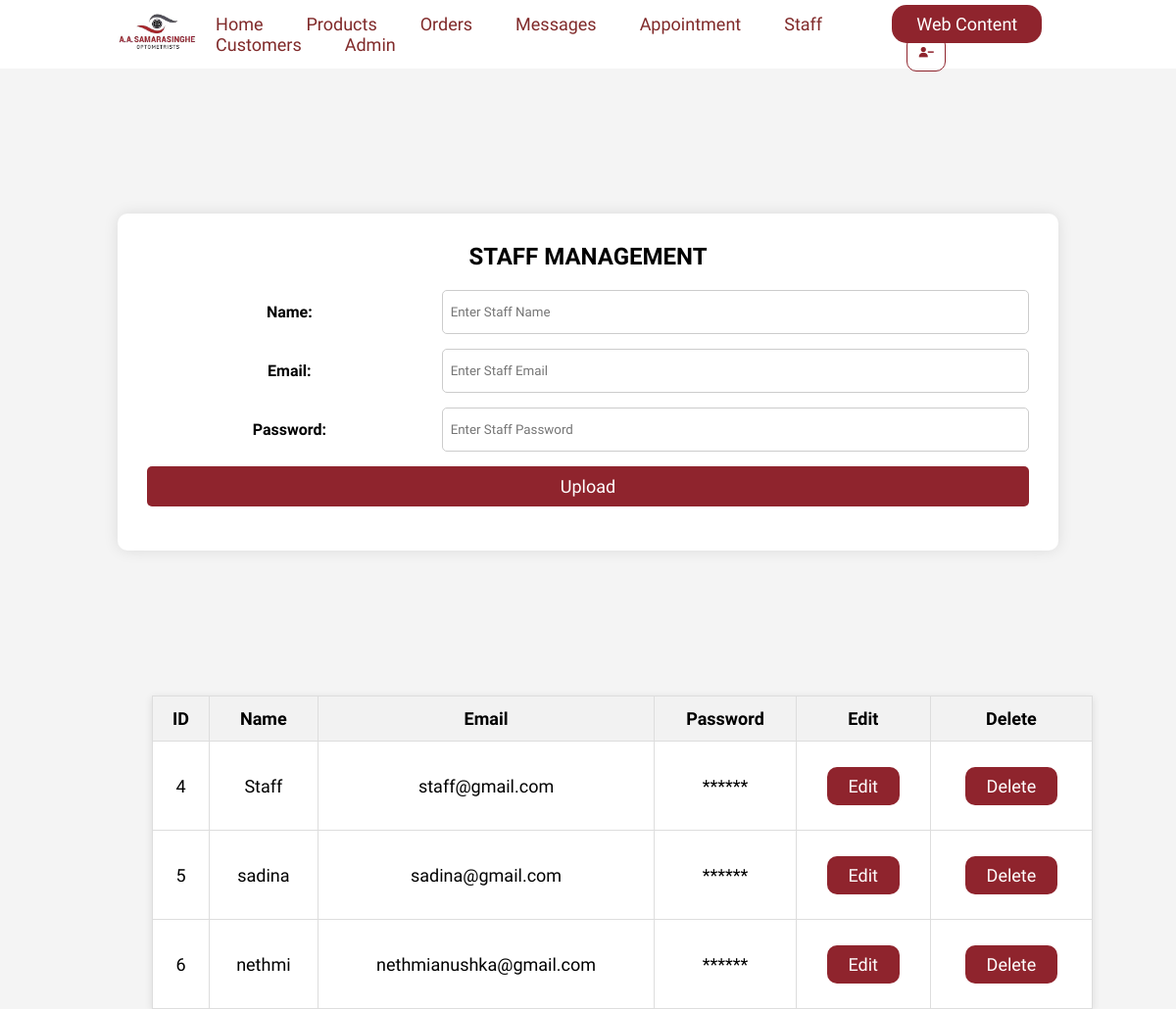
Page /Admin/staff.php on the committed database.
### tables this page shows
CREATE TABLE `staff` (
  `StaffID` int(100) NOT NULL,
  `StaffName` varchar(100) NOT NULL,
  `StaffEmail` varchar(100) NOT NULL,
  `StaffPassword` varchar(100) NOT NULL
);

### Admin/staff.php (the view, shortened to what this page needs)
<?php
include("connect.php");
$staff_to_edit = null;
?>
<!DOCTYPE html>
<html lang="en">
<head>
    <link rel="stylesheet" href="staff.css">
    <link rel="stylesheet" href="https://unpkg.com/boxicons@latest/css/boxicons.min.css" />
    <link href="https://cdn.jsdelivr.net/npm/remixicon@4.2.0/fonts/remixicon.css" rel="stylesheet" />
</head>
<body>
<header id="top">
    <img src="../img/samarasinghe logo.png" alt="" class="logo" />
    <nav>
        <ul class="nav_links">
        <li><a href="adminHome.php">Home</a></li>
          <li><a href="uploadProduct.php">Products</a></li>
          <li><a href="orders.php">Orders</a></li>
          <li><a href="message.php">Messages</a></li>
          <li><a href="appointmentManage.php">Appointment</a></li>
          <li><a href="staff.php">Staff</a></li>
          <li><a href="customers.php">Customers</a></li>
          <li><a href="admin.php">Admin</a></li>
        </ul>
    </nav>
    <p>
        <a href="#" class="cta"><button>Web Content</button></a>
        <a href="../loginUI.php" class="logout-icon"><i class="bx bxs-user-minus"></i></a>
      </p>
</header>
<div class="center-container">
    <form class="product-form" method="POST" enctype="multipart/form-data">
    <h2 style="margin-bottom: 20px;">STAFF MANAGEMENT</h2>
        <div class="form-group">
            <label for="name">Name:</label>
            <input type="text" id="name" name="name" placeholder="Enter Staff Name" required value="<?php echo $staff_to_edit['StaffName'] ?? ''; ?>">
        </div>
        <div class="form-group">
            <label for="email">Email:</label>
            <input type="email" id="email" name="email" placeholder="Enter Staff Email" required value="<?php echo $staff_to_edit['StaffEmail'] ?? ''; ?>">
        </div>
        <div class="form-group">
            <label for="password">Password:</label>
            <input type="password" id="password" name="password" placeholder="Enter Staff Password" required value="<?php echo $staff_to_edit['StaffPassword'] ?? ''; ?>">
        </div>
        <div class="form-group">
            <button type="submit" name="<?php echo isset($staff_to_edit) ? 'update' : 'submit'; ?>">
                <?php echo isset($staff_to_edit) ? 'Update' : 'Upload'; ?>
            </button>
        </div>
    </form>
</div>
<table>
    <thead>
        <tr>
            <th>ID</th>
            <th>Name</th>
            <th>Email</th>
            <th>Password</th>
            <th>Edit</th>
            <th>Delete</th>
        </tr>
    </thead>
    <tbody>
        <?php
        $retrieveQuery = "SELECT * FROM staff";
        $result = $conn->query($retrieveQuery);
        if ($result->num_rows > 0) {
            while ($row = $result->fetch_assoc()) {
                echo "<tr>
                        <td>{$row['StaffID']}</td>
                        <td>{$row['StaffName']}</td>
                        <td>{$row['StaffEmail']}</td>
                        <td>******</td>
                        <td><a href='staff.php?edit_id={$row['StaffID']}'>Edit</a></td>
                        <td><a href='staff.php?delete_id={$row['StaffID']}' onclick='return confirm(\"Are you sure?\")'>Delete</a></td>
                      </tr>";
            }
        } else {
            echo "<tr><td colspan='6'>No staff members found</td></tr>";
        }
        ?>
    </tbody>
</table>
</body>
</html>

### Admin/staff.css (style rules this page uses)
* { padding: 0; margin: 0; box-sizing: border-box; list-style: none; text-decoration: none; font-family: "Afacad", sans-serif; }
body { background-color: #f4f4f4; justify-content: center; align-items: center; height: 100vh; }
html { scroll-behavior: smooth; }
:root { --bg--color: #ffffff; --text-color: #111111; --main-color: #333333; --other-color: #8e8e8e; --second-color: #1d1d1d; --brown-color: #bfa57d; --darkred-color: #4d060c; --lightred-color: #8f242d; }
li, a, button { font-weight: 500; font-size: 18px; color: #802a2a; }
header { display: flex; justify-content: space-between; align-items: center; padding: 5px 10%; background-color: var(--bg--color); position: sticky; top: 0; z-index: 1000; }
.logo { width: 100px; cursor: pointer; }
.nav_links { list-style: none; }
.nav_links li { display: inline-block; padding: 0px 20px; }
.nav_links li a { transition: all 0.3s ease; }
button { padding: 9px 25px; background-color: #8f242d; border: none; border-radius: 15px; color: var(--bg--color); cursor: pointer; transition: all 0.3s ease; }
.logout-icon { margin-left: 15px; color: #8f242d; border: 1px solid #8f242d; padding: 7px 10px; border-radius: 10px; transition: all 0.5s ease; }
.center-container { display: flex; justify-content: center; align-items: center; height: 80vh; width: 100%; }
.product-form { background-color: white; padding: 30px; border-radius: 10px; box-shadow: 0 0 15px rgba(0, 0, 0, 0.1); width: 80%; text-align: center; }
.form-group { display: flex; justify-content: space-between; align-items: center; margin-bottom: 15px; }
.form-group label { flex: 1; font-weight: bold; margin-right: 10px; text-align: center; }
.form-group input, .form-group select, .form-group textarea { flex: 2; padding: 8px; border: 1px solid #ccc; border-radius: 5px; height: 45px; }
.form-group button { width: 100%; padding: 10px; background-color: #8f242d; color: white; border: none; border-radius: 5px; cursor: pointer; }
table { border-collapse: collapse; margin-left: 155px; padding: 40px; font-size: 18px; text-align: center; background-color: white; box-shadow: 0 2px 8px rgba(0, 0, 0, 0.1); justify-content: center; align-items: center; height: 40vh; width: 80%; }
th, td { padding: 12px; border: 1px solid #ddd; }
th { background-color: #f2f2f2; font-weight: bold; }
img { width: 60px; height: 60px; object-fit: cover; }
table a { background-color: #8f242d; color: white; border: none; padding: 9px 22px; border-radius: 10px; cursor: pointer; transition: all 0.3s ease; }

### rows in the picture
staff: StaffID "4", StaffName "Staff", StaffEmail "staff@gmail.com"
staff: StaffID "5", StaffName "sadina", StaffEmail "sadina@gmail.com"
staff: StaffID "6", StaffName "nethmi", StaffEmail "nethmianushka@gmail.com"
